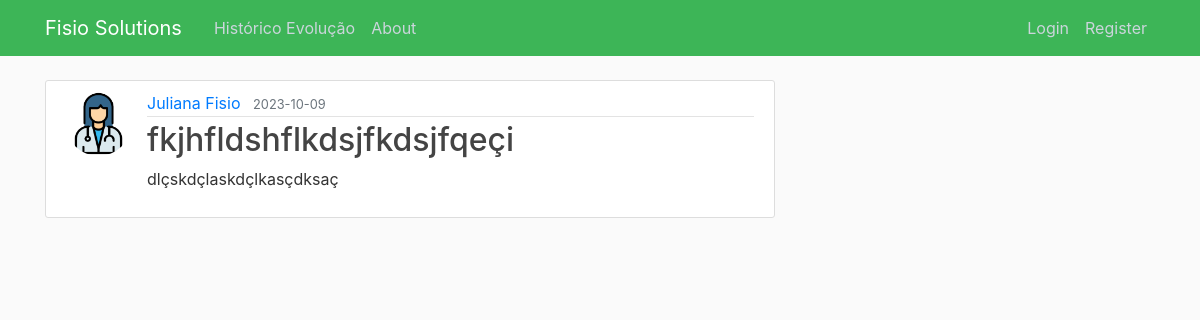
The app's page /post/19 with its own data.
### webapp/models.py (models this page shows, shortened)
class User(db.Model, UserMixin):
    id = db.Column(db.Integer, primary_key=True)
    username = db.Column(db.String(20), unique=True, nullable=False)
    email = db.Column(db.String(120), unique=True, nullable=False)
    image_file = db.Column(db.String(20), nullable=False, default='default.jpg')
    password = db.Column(db.String(60), nullable=False)
    posts = db.relationship('Post', backref='author', lazy=True)

class Post(db.Model):
    id = db.Column(db.Integer, primary_key=True)
    title = db.Column(db.String(100), nullable=False)
    date_posted = db.Column(db.DateTime, nullable=False, default=datetime.utcnow)
    content = db.Column(db.Text, nullable=False)
    user_id = db.Column(db.Integer, db.ForeignKey('user.id'), nullable=False)

### webapp/posts/routes.py (the view)
@posts.route("/post/<int:post_id>")
def post(post_id):
    post = Post.query.get_or_404(post_id)
    return render_template('post.html', title=post.title, post=post)

### webapp/templates/post.html (shortened to what this page needs)
{% extends "layout.html" %}
{% block content %}
  <article class="media content-section">
    <img class="rounded-circle article-img" src="{{ url_for('static', filename='profile_pics/' + post.author.image_file) }}">
    <div class="media-body">
      <div class="article-metadata">
        <a class="mr-2" href="{{ url_for('users.user_posts', username=post.author.username) }}">{{ post.author.username }}</a>
        <small class="text-muted">{{ post.date_posted.strftime('%Y-%m-%d') }}</small>
      </div>
      <h2 class="article-title">{{ post.title }}</h2>
      <p class="article-content">{{ post.content }}</p>
    </div>
  </article>
{% endblock content %}

### webapp/static/main.css (style rules this page uses)
body { background: #fafafa; color: #333333; margin-top: 5rem; }
h1, h2, h3, h4, h5, h6 { color: #444444; }
.content-section { background: #ffffff; padding: 10px 20px; border: 1px solid #dddddd; border-radius: 3px; margin-bottom: 20px; }
.article-title { color: #444444; }
.article-content { white-space: pre-line; }
.article-img { height: 65px; width: 65px; margin-right: 16px; }
.article-metadata { padding-bottom: 1px; margin-bottom: 4px; border-bottom: 1px solid #e3e3e3 }

### records on screen
User: image_file (placeholder picture), author.username "Juliana Fisio"
Post: date_posted "2023-10-09", title "fkjhfldshflkdsjfkdsjfqeçi", content "dlçskdçlaskdçlkasçdksaç"
